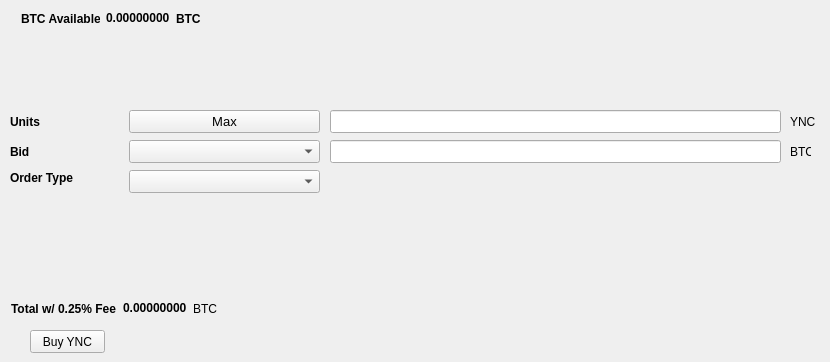
   <widget class="QWidget" name="BuyTab">
    <attribute name="title">
     <string>Buy</string>
    </attribute>
    <widget class="QPushButton" name="BuyYNC">
     <property name="geometry">
      <rect>
       <x>30</x>
       <y>330</y>
       <width>75</width>
       <height>23</height>
      </rect>
     </property>
     <property name="text">
      <string>Buy YNC</string>
     </property>
    </widget>
    <widget class="QLabel" name="label_3">
     <property name="geometry">
      <rect>
       <x>10</x>
       <y>110</y>
       <width>46</width>
       <height>23</height>
      </rect>
     </property>
     <property name="font">
      <font>
       <weight>75</weight>
       <bold>true</bold>
      </font>
     </property>
     <property name="text">
      <string>Units</string>
     </property>
    </widget>
    <widget class="QLineEdit" name="UnitsInput">
     <property name="geometry">
      <rect>
       <x>330</x>
       <y>110</y>
       <width>451</width>
       <height>23</height>
      </rect>
     </property>
     <property name="font">
      <font>
       <pointsize>9</pointsize>
       <weight>75</weight>
       <bold>true</bold>
      </font>
     </property>
    </widget>
    <widget class="QLineEdit" name="BuyBidPriceEdit">
     <property name="geometry">
      <rect>
       <x>330</x>
       <y>140</y>
       <width>451</width>
       <height>23</height>
      </rect>
     </property>
     <property name="font">
      <font>
       <pointsize>9</pointsize>
       <weight>75</weight>
       <bold>true</bold>
      </font>
     </property>
    </widget>
    <widget class="QLabel" name="label_4">
     <property name="geometry">
      <rect>
       <x>790</x>
       <y>110</y>
       <width>31</width>
       <height>23</height>
      </rect>
     </property>
     <property name="text">
      <string>YNC</string>
     </property>
    </widget>
    <widget class="QLabel" name="label_5">
     <property name="geometry">
      <rect>
       <x>790</x>
       <y>140</y>
       <width>21</width>
       <height>23</height>
      </rect>
     </property>
     <property name="text">
      <string>BTC</string>
     </property>
    </widget>
    <widget class="QLabel" name="label_6">
     <property name="geometry">
      <rect>
       <x>10</x>
       <y>140</y>
       <width>46</width>
       <height>23</height>
      </rect>
     </property>
     <property name="font">
      <font>
       <weight>75</weight>
       <bold>true</bold>
      </font>
     </property>
     <property name="text">
      <string>Bid</string>
     </property>
    </widget>
    <widget class="QLabel" name="label_7">
     <property name="geometry">
      <rect>
       <x>10</x>
       <y>170</y>
       <width>71</width>
       <height>16</height>
      </rect>
     </property>
     <property name="font">
      <font>
       <weight>75</weight>
       <bold>true</bold>
      </font>
     </property>
     <property name="text">
      <string>Order Type</string>
     </property>
    </widget>
    <widget class="QPushButton" name="Buy_Max_Amount">
     <property name="geometry">
      <rect>
       <x>129</x>
       <y>110</y>
       <width>191</width>
       <height>23</height>
      </rect>
     </property>
     <property name="font">
      <font>
       <pointsize>10</pointsize>
      </font>
     </property>
     <property name="text">
      <string>Max</string>
     </property>
    </widget>
    <widget class="QComboBox" name="BuyBidcomboBox">
     <property name="geometry">
      <rect>
       <x>129</x>
       <y>140</y>
       <width>191</width>
       <height>23</height>
      </rect>
     </property>
     <property name="font">
      <font>
       <pointsize>10</pointsize>
      </font>
     </property>
    </widget>
    <widget class="QComboBox" name="buyOrdertypeCombo">
     <property name="geometry">
      <rect>
       <x>129</x>
       <y>170</y>
       <width>191</width>
       <height>23</height>
      </rect>
     </property>
     <property name="font">
      <font>
       <pointsize>10</pointsize>
      </font>
     </property>
    </widget>
    <widget class="QWidget" name="layoutWidget">
     <property name="geometry">
      <rect>
       <x>21</x>
       <y>11</y>
       <width>180</width>
       <height>15</height>
      </rect>
     </property>
     <layout class="QHBoxLayout" name="horizontalLayout_3">
      <item>
       <widget class="QLabel" name="label232">
        <property name="font">
         <font>
          <weight>75</weight>
          <bold>true</bold>
         </font>
        </property>
        <property name="text">
         <string>BTC Available:</string>
        </property>
       </widget>
      </item>
      <item>
       <widget class="QLabel" name="BtcAvailableLbl">
        <property name="palette">
         <palette>
          <active>
           <colorrole role="WindowText">
            <brush brushstyle="SolidPattern">
             <color alpha="255">
              <red>0</red>
              <green>0</green>
              <blue>0</blue>
             </color>
            </brush>
           </colorrole>
           <colorrole role="Button">
            <brush brushstyle="SolidPattern">
             <color alpha="255">
              <red>0</red>
              <green>170</green>
              <blue>0</blue>
             </color>
            </brush>
           </colorrole>
           <colorrole role="Light">
            <brush brushstyle="SolidPattern">
             <color alpha="255">
              <red>0</red>
              <green>255</green>
              <blue>0</blue>
             </color>
            </brush>
           </colorrole>
           <colorrole role="Midlight">
            <brush brushstyle="SolidPattern">
             <color alpha="255">
              <red>0</red>
              <green>212</green>
              <blue>0</blue>
             </color>
            </brush>
           </colorrole>
           <colorrole role="Dark">
            <brush brushstyle="SolidPattern">
             <color alpha="255">
              <red>0</red>
              <green>85</green>
              <blue>0</blue>
             </color>
            </brush>
           </colorrole>
           <colorrole role="Mid">
            <brush brushstyle="SolidPattern">
             <color alpha="255">
              <red>0</red>
              <green>113</green>
              <blue>0</blue>
             </color>
            </brush>
           </colorrole>
           <colorrole role="Text">
            <brush brushstyle="SolidPattern">
             <color alpha="255">
              <red>0</red>
              <green>170</green>
              <blue>0</blue>
             </color>
            </brush>
           </colorrole>
           <colorrole role="BrightText">
            <brush brushstyle="SolidPattern">
             <color alpha="255">
              <red>255</red>
              <green>255</green>
              <blue>255</blue>
             </color>
            </brush>
           </colorrole>
           <colorrole role="ButtonText">
            <brush brushstyle="SolidPattern">
             <color alpha="255">
              <red>0</red>
              <green>0</green>
              <blue>0</blue>
             </color>
            </brush>
           </colorrole>
           <colorrole role="Base">
            <brush brushstyle="SolidPattern">
             <color alpha="255">
              <red>255</red>
              <green>255</green>
              <blue>255</blue>
             </color>
            </brush>
           </colorrole>
           <colorrole role="Window">
            <brush brushstyle="SolidPattern">
             <color alpha="255">
              <red>0</red>
              <green>170</green>
              <blue>0</blue>
             </color>
            </brush>
           </colorrole>
           <colorrole role="Shadow">
            <brush brushstyle="SolidPattern">
             <color alpha="255">
              <red>0</red>
              <green>0</green>
              <blue>0</blue>
             </color>
            </brush>
           </colorrole>
           <colorrole role="AlternateBase">
            <brush brushstyle="SolidPattern">
             <color alpha="255">
              <red>127</red>
              <green>212</green>
              <blue>127</blue>
             </color>
            </brush>
           </colorrole>
           <colorrole role="ToolTipBase">
            <brush brushstyle="SolidPattern">
             <color alpha="255">
              <red>255</red>
              <green>255</green>
              <blue>220</blue>
             </color>
            </brush>
           </colorrole>
           <colorrole role="ToolTipText">
            <brush brushstyle="SolidPattern">
             <color alpha="255">
              <red>0</red>
              <green>0</green>
              <blue>0</blue>
             </color>
            </brush>
           </colorrole>
          </active>
          <inactive>
           <colorrole role="WindowText">
            <brush brushstyle="SolidPattern">
             <color alpha="255">
              <red>0</red>
              <green>0</green>
              <blue>0</blue>
             </color>
            </brush>
           </colorrole>
           <colorrole role="Button">
            <brush brushstyle="SolidPattern">
             <color alpha="255">
              <red>0</red>
              <green>170</green>
              <blue>0</blue>
             </color>
            </brush>
           </colorrole>
           <colorrole role="Light">
            <brush brushstyle="SolidPattern">
             <color alpha="255">
              <red>0</red>
              <green>255</green>
              <blue>0</blue>
             </color>
            </brush>
           </colorrole>
           <colorrole role="Midlight">
            <brush brushstyle="SolidPattern">
             <color alpha="255">
              <red>0</red>
              <green>212</green>
              <blue>0</blue>
             </color>
            </brush>
           </colorrole>
           <colorrole role="Dark">
            <brush brushstyle="SolidPattern">
             <color alpha="255">
              <red>0</red>
              <green>85</green>
              <blue>0</blue>
             </color>
            </brush>
           </colorrole>
           <colorrole role="Mid">
            <brush brushstyle="SolidPattern">
             <color alpha="255">
              <red>0</red>
              <green>113</green>
              <blue>0</blue>
             </color>
            </brush>
           </colorrole>
           <colorrole role="Text">
            <brush brushstyle="SolidPattern">
             <color alpha="255">
              <red>0</red>
              <green>170</green>
              <blue>0</blue>
             </color>
            </brush>
           </colorrole>
           <colorrole role="BrightText">
            <brush brushstyle="SolidPattern">
             <color alpha="255">
              <red>255</red>
              <green>255</green>
              <blue>255</blue>
             </color>
            </brush>
           </colorrole>
           <colorrole role="ButtonText">
            <brush brushstyle="SolidPattern">
             <color alpha="255">
              <red>0</red>
              <green>0</green>
              <blue>0</blue>
             </color>
            </brush>
           </colorrole>
           <colorrole role="Base">
            <brush brushstyle="SolidPattern">
             <color alpha="255">
              <red>255</red>
              <green>255</green>
              <blue>255</blue>
             </color>
            </brush>
           </colorrole>
           <colorrole role="Window">
            <brush brushstyle="SolidPattern">
             <color alpha="255">
              <red>0</red>
              <green>170</green>
              <blue>0</blue>
             </color>
            </brush>
           </colorrole>
           <colorrole role="Shadow">
            <brush brushstyle="SolidPattern">
             <color alpha="255">
              <red>0</red>
              <green>0</green>
              <blue>0</blue>
             </color>
            </brush>
           </colorrole>
           <colorrole role="AlternateBase">
            <brush brushstyle="SolidPattern">
             <color alpha="255">
              <red>127</red>
              <green>212</green>
              <blue>127</blue>
             </color>
            </brush>
           </colorrole>
           <colorrole role="ToolTipBase">
            <brush brushstyle="SolidPattern">
             <color alpha="255">
              <red>255</red>
              <green>255</green>
              <blue>220</blue>
             </color>
            </brush>
           </colorrole>
           <colorrole role="ToolTipText">
            <brush brushstyle="SolidPattern">
             <color alpha="255">
              <red>0</red>
              <green>0</green>
              <blue>0</blue>
             </color>
            </brush>
           </colorrole>
          </inactive>
          <disabled>
           <colorrole role="WindowText">
            <brush brushstyle="SolidPattern">
             <color alpha="255">
              <red>0</red>
              <green>85</green>
              <blue>0</blue>
             </color>
            </brush>
           </colorrole>
           <colorrole role="Button">
            <brush brushstyle="SolidPattern">
             <color alpha="255">
              <red>0</red>
              <green>170</green>
              <blue>0</blue>
             </color>
            </brush>
           </colorrole>
           <colorrole role="Light">
            <brush brushstyle="SolidPattern">
             <color alpha="255">
              <red>0</red>
              <green>255</green>
              <blue>0</blue>
             </color>
            </brush>
           </colorrole>
           <colorrole role="Midlight">
            <brush brushstyle="SolidPattern">
             <color alpha="255">
              <red>0</red>
              <green>212</green>
              <blue>0</blue>
             </color>
            </brush>
           </colorrole>
           <colorrole role="Dark">
            <brush brushstyle="SolidPattern">
             <color alpha="255">
              <red>0</red>
              <green>85</green>
              <blue>0</blue>
             </color>
            </brush>
           </colorrole>
           <colorrole role="Mid">
            <brush brushstyle="SolidPattern">
             <color alpha="255">
              <red>0</red>
              <green>113</green>
              <blue>0</blue>
             </color>
            </brush>
           </colorrole>
           <colorrole role="Text">
            <brush brushstyle="SolidPattern">
             <color alpha="255">
              <red>0</red>
              <green>85</green>
              <blue>0</blue>
             </color>
            </brush>
           </colorrole>
           <colorrole role="BrightText">
            <brush brushstyle="SolidPattern">
             <color alpha="255">
              <red>255</red>
              <green>255</green>
              <blue>255</blue>
             </color>
            </brush>
           </colorrole>
           <colorrole role="ButtonText">
            <brush brushstyle="SolidPattern">
             <color alpha="255">
              <red>0</red>
              <green>85</green>
              <blue>0</blue>
             </color>
            </brush>
           </colorrole>
           <colorrole role="Base">
            <brush brushstyle="SolidPattern">
             <color alpha="255">
              <red>0</red>
              <green>170</green>
              <blue>0</blue>
             </color>
            </brush>
           </colorrole>
           <colorrole role="Window">
            <brush brushstyle="SolidPattern">
             <color alpha="255">
              <red>0</red>
              <green>170</green>
              <blue>0</blue>
             </color>
            </brush>
           </colorrole>
           <colorrole role="Shadow">
            <brush brushstyle="SolidPattern">
             <color alpha="255">
              <red>0</red>
              <green>0</green>
              <blue>0</blue>
             </color>
            </brush>
           </colorrole>
           <colorrole role="AlternateBase">
            <brush brushstyle="SolidPattern">
             <color alpha="255">
              <red>0</red>
              <green>170</green>
              <blue>0</blue>
             </color>
            </brush>
           </colorrole>
           <colorrole role="ToolTipBase">
            <brush brushstyle="SolidPattern">
             <color alpha="255">
              <red>255</red>
              <green>255</green>
              <blue>220</blue>
             </color>
            </brush>
           </colorrole>
           <colorrole role="ToolTipText">
            <brush brushstyle="SolidPattern">
             <color alpha="255">
              <red>0</red>
              <green>0</green>
              <blue>0</blue>
             </color>
            </brush>
           </colorrole>
          </disabled>
         </palette>
        </property>
        <property name="font">
         <font>
          <weight>75</weight>
          <bold>true</bold>
         </font>
        </property>
        <property name="text">
         <string>0.00000000</string>
        </property>
        <property name="textInteractionFlags">
         <set>Qt::LinksAccessibleByMouse|Qt::TextSelectableByKeyboard|Qt::TextSelectableByMouse</set>
        </property>
       </widget>
      </item>
      <item>
       <widget class="QLabel" name="BtcAvailableLbl_2">
        <property name="font">
         <font>
          <weight>75</weight>
          <bold>true</bold>
         </font>
        </property>
        <property name="text">
         <string>BTC</string>
        </property>
       </widget>
      </item>
     </layout>
    </widget>
    <widget class="QWidget" name="layoutWidget">
     <property name="geometry">
      <rect>
       <x>11</x>
       <y>301</y>
       <width>209</width>
       <height>15</height>
      </rect>
     </property>
     <layout class="QHBoxLayout" name="horizontalLayout_4">
      <item>
       <widget class="QLabel" name="label_9">
        <property name="font">
         <font>
          <weight>75</weight>
          <bold>true</bold>
         </font>
        </property>
        <property name="text">
         <string>Total w/ 0.25% Fee</string>
        </property>
       </widget>
      </item>
      <item>
       <widget class="QLabel" name="BuyCostLabel">
        <property name="palette">
         <palette>
          <active>
           <colorrole role="WindowText">
            <brush brushstyle="SolidPattern">
             <color alpha="255">
              <red>0</red>
              <green>0</green>
              <blue>0</blue>
             </color>
            </brush>
           </colorrole>
           <colorrole role="Button">
            <brush brushstyle="SolidPattern">
             <color alpha="255">
              <red>0</red>
              <green>170</green>
              <blue>0</blue>
             </color>
            </brush>
           </colorrole>
           <colorrole role="Light">
            <brush brushstyle="SolidPattern">
             <color alpha="255">
              <red>0</red>
              <green>255</green>
              <blue>0</blue>
             </color>
            </brush>
           </colorrole>
           <colorrole role="Midlight">
            <brush brushstyle="SolidPattern">
             <color alpha="255">
              <red>0</red>
              <green>212</green>
              <blue>0</blue>
             </color>
            </brush>
           </colorrole>
           <colorrole role="Dark">
            <brush brushstyle="SolidPattern">
             <color alpha="255">
              <red>0</red>
              <green>85</green>
              <blue>0</blue>
             </color>
            </brush>
           </colorrole>
           <colorrole role="Mid">
            <brush brushstyle="SolidPattern">
             <color alpha="255">
              <red>0</red>
              <green>113</green>
              <blue>0</blue>
             </color>
            </brush>
           </colorrole>
           <colorrole role="Text">
            <brush brushstyle="SolidPattern">
             <color alpha="255">
              <red>0</red>
              <green>170</green>
              <blue>0</blue>
             </color>
            </brush>
           </colorrole>
           <colorrole role="BrightText">
            <brush brushstyle="SolidPattern">
             <color alpha="255">
              <red>255</red>
              <green>255</green>
              <blue>255</blue>
             </color>
            </brush>
           </colorrole>
           <colorrole role="ButtonText">
            <brush brushstyle="SolidPattern">
             <color alpha="255">
              <red>0</red>
              <green>0</green>
              <blue>0</blue>
             </color>
            </brush>
           </colorrole>
           <colorrole role="Base">
            <brush brushstyle="SolidPattern">
             <color alpha="255">
              <red>255</red>
              <green>255</green>
              <blue>255</blue>
             </color>
            </brush>
           </colorrole>
           <colorrole role="Window">
            <brush brushstyle="SolidPattern">
             <color alpha="255">
              <red>0</red>
              <green>170</green>
              <blue>0</blue>
             </color>
            </brush>
           </colorrole>
           <colorrole role="Shadow">
            <brush brushstyle="SolidPattern">
             <color alpha="255">
              <red>0</red>
              <green>0</green>
              <blue>0</blue>
             </color>
            </brush>
           </colorrole>
           <colorrole role="AlternateBase">
            <brush brushstyle="SolidPattern">
             <color alpha="255">
              <red>127</red>
              <green>212</green>
              <blue>127</blue>
             </color>
            </brush>
           </colorrole>
           <colorrole role="ToolTipBase">
            <brush brushstyle="SolidPattern">
             <color alpha="255">
              <red>255</red>
              <green>255</green>
              <blue>220</blue>
             </color>
            </brush>
           </colorrole>
           <colorrole role="ToolTipText">
            <brush brushstyle="SolidPattern">
             <color alpha="255">
              <red>0</red>
              <green>0</green>
              <blue>0</blue>
             </color>
            </brush>
           </colorrole>
          </active>
          <inactive>
           <colorrole role="WindowText">
            <brush brushstyle="SolidPattern">
             <color alpha="255">
              <red>0</red>
              <green>0</green>
              <blue>0</blue>
             </color>
            </brush>
           </colorrole>
           <colorrole role="Button">
            <brush brushstyle="SolidPattern">
             <color alpha="255">
              <red>0</red>
              <green>170</green>
              <blue>0</blue>
             </color>
            </brush>
           </colorrole>
           <colorrole role="Light">
            <brush brushstyle="SolidPattern">
             <color alpha="255">
              <red>0</red>
              <green>255</green>
              <blue>0</blue>
             </color>
            </brush>
           </colorrole>
           <colorrole role="Midlight">
            <brush brushstyle="SolidPattern">
             <color alpha="255">
              <red>0</red>
              <green>212</green>
              <blue>0</blue>
             </color>
            </brush>
           </colorrole>
           <colorrole role="Dark">
            <brush brushstyle="SolidPattern">
             <color alpha="255">
              <red>0</red>
              <green>85</green>
              <blue>0</blue>
             </color>
            </brush>
           </colorrole>
           <colorrole role="Mid">
            <brush brushstyle="SolidPattern">
             <color alpha="255">
              <red>0</red>
              <green>113</green>
              <blue>0</blue>
             </color>
            </brush>
           </colorrole>
           <colorrole role="Text">
            <brush brushstyle="SolidPattern">
             <color alpha="255">
              <red>0</red>
              <green>170</green>
              <blue>0</blue>
             </color>
            </brush>
           </colorrole>
           <colorrole role="BrightText">
            <brush brushstyle="SolidPattern">
             <color alpha="255">
              <red>255</red>
              <green>255</green>
              <blue>255</blue>
             </color>
            </brush>
           </colorrole>
           <colorrole role="ButtonText">
            <brush brushstyle="SolidPattern">
             <color alpha="255">
              <red>0</red>
              <green>0</green>
              <blue>0</blue>
             </color>
            </brush>
           </colorrole>
           <colorrole role="Base">
            <brush brushstyle="SolidPattern">
             <color alpha="255">
              <red>255</red>
              <green>255</green>
              <blue>255</blue>
             </color>
            </brush>
           </colorrole>
           <colorrole role="Window">
            <brush brushstyle="SolidPattern">
             <color alpha="255">
              <red>0</red>
              <green>170</green>
              <blue>0</blue>
             </color>
            </brush>
           </colorrole>
           <colorrole role="Shadow">
            <brush brushstyle="SolidPattern">
             <color alpha="255">
              <red>0</red>
              <green>0</green>
              <blue>0</blue>
             </color>
            </brush>
           </colorrole>
           <colorrole role="AlternateBase">
            <brush brushstyle="SolidPattern">
             <color alpha="255">
              <red>127</red>
              <green>212</green>
              <blue>127</blue>
             </color>
            </brush>
           </colorrole>
           <colorrole role="ToolTipBase">
            <brush brushstyle="SolidPattern">
             <color alpha="255">
              <red>255</red>
              <green>255</green>
              <blue>220</blue>
             </color>
            </brush>
           </colorrole>
           <colorrole role="ToolTipText">
            <brush brushstyle="SolidPattern">
             <color alpha="255">
              <red>0</red>
              <green>0</green>
              <blue>0</blue>
             </color>
            </brush>
           </colorrole>
          </inactive>
          <disabled>
           <colorrole role="WindowText">
            <brush brushstyle="SolidPattern">
             <color alpha="255">
              <red>0</red>
              <green>85</green>
              <blue>0</blue>
             </color>
            </brush>
           </colorrole>
           <colorrole role="Button">
            <brush brushstyle="SolidPattern">
             <color alpha="255">
              <red>0</red>
              <green>170</green>
              <blue>0</blue>
             </color>
            </brush>
           </colorrole>
           <colorrole role="Light">
            <brush brushstyle="SolidPattern">
             <color alpha="255">
              <red>0</red>
              <green>255</green>
              <blue>0</blue>
             </color>
            </brush>
           </colorrole>
           <colorrole role="Midlight">
            <brush brushstyle="SolidPattern">
             <color alpha="255">
              <red>0</red>
              <green>212</green>
              <blue>0</blue>
             </color>
            </brush>
           </colorrole>
           <colorrole role="Dark">
            <brush brushstyle="SolidPattern">
             <color alpha="255">
              <red>0</red>
              <green>85</green>
              <blue>0</blue>
             </color>
            </brush>
           </colorrole>
           <colorrole role="Mid">
            <brush brushstyle="SolidPattern">
             <color alpha="255">
              <red>0</red>
              <green>113</green>
              <blue>0</blue>
             </color>
            </brush>
           </colorrole>
           <colorrole role="Text">
            <brush brushstyle="SolidPattern">
             <color alpha="255">
              <red>0</red>
              <green>85</green>
              <blue>0</blue>
             </color>
            </brush>
           </colorrole>
           <colorrole role="BrightText">
            <brush brushstyle="SolidPattern">
             <color alpha="255">
              <red>255</red>
              <green>255</green>
              <blue>255</blue>
             </color>
            </brush>
           </colorrole>
           <colorrole role="ButtonText">
            <brush brushstyle="SolidPattern">
             <color alpha="255">
              <red>0</red>
              <green>85</green>
              <blue>0</blue>
             </color>
            </brush>
           </colorrole>
           <colorrole role="Base">
            <brush brushstyle="SolidPattern">
             <color alpha="255">
              <red>0</red>
              <green>170</green>
              <blue>0</blue>
             </color>
            </brush>
           </colorrole>
           <colorrole role="Window">
            <brush brushstyle="SolidPattern">
             <color alpha="255">
              <red>0</red>
              <green>170</green>
              <blue>0</blue>
             </color>
            </brush>
           </colorrole>
           <colorrole role="Shadow">
            <brush brushstyle="SolidPattern">
             <color alpha="255">
              <red>0</red>
              <green>0</green>
              <blue>0</blue>
             </color>
            </brush>
           </colorrole>
           <colorrole role="AlternateBase">
            <brush brushstyle="SolidPattern">
             <color alpha="255">
              <red>0</red>
              <green>170</green>
              <blue>0</blue>
             </color>
            </brush>
           </colorrole>
           <colorrole role="ToolTipBase">
            <brush brushstyle="SolidPattern">
             <color alpha="255">
              <red>255</red>
              <green>255</green>
              <blue>220</blue>
             </color>
            </brush>
           </colorrole>
           <colorrole role="ToolTipText">
            <brush brushstyle="SolidPattern">
             <color alpha="255">
              <red>0</red>
              <green>0</green>
              <blue>0</blue>
             </color>
            </brush>
           </colorrole>
          </disabled>
         </palette>
        </property>
        <property name="font">
         <font>
          <weight>75</weight>
          <bold>true</bold>
         </font>
        </property>
        <property name="autoFillBackground">
         <bool>false</bool>
        </property>
        <property name="text">
         <string>0.00000000</string>
        </property>
        <property name="textInteractionFlags">
         <set>Qt::LinksAccessibleByMouse|Qt::TextSelectableByMouse</set>
        </property>
       </widget>
      </item>
      <item>
       <widget class="QLabel" name="label_10">
        <property name="font">
         <font>
          <weight>50</weight>
          <bold>false</bold>
         </font>
        </property>
        <property name="text">
         <string>BTC</string>
        </property>
       </widget>
      </item>
     </layout>
    </widget>
   </widget>
